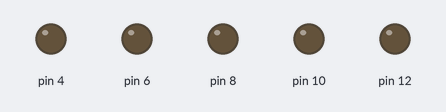
Simulated run of this sketch. Board: Arduino Uno, built with avr-gcc and run on an emulated ATmega328P. Parts: output pins drawn as LEDs (lit = HIGH). Pins used as bus, display or sensor lines are not drawn.

Above: at 0.7 s.
At 1.87 s:
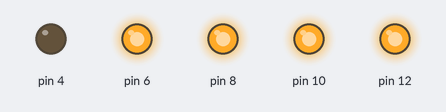
At 2.12 s:
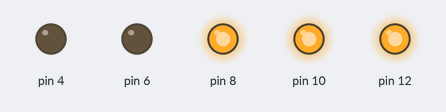
At 2.37 s:
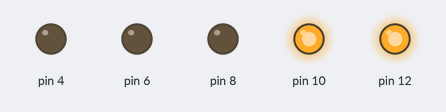
At 2.62 s:
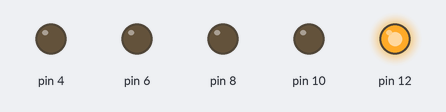
At 3.12 s:
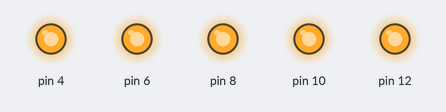
Timing chart, 0 to 3.5 s (numbered marks = the images above):
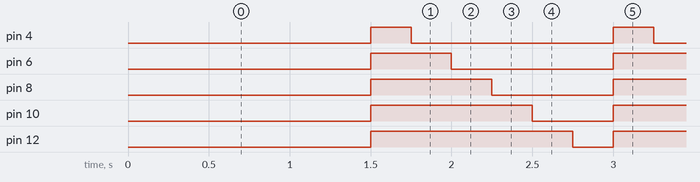

Measured:
- by itself, pin 4: alternates HIGH for 0.25 s and LOW for 1.3 s
- by itself, pin 6: alternates HIGH for 0.50 s and LOW for 1.0 s
- by itself, pin 8: alternates HIGH for 0.75 s and LOW for 0.75 s
- by itself, pin 10: alternates HIGH for 1.0 s and LOW for 0.50 s
- by itself, pin 12: alternates HIGH for 1.3 s and LOW for 0.25 s

The sketch:

5th_led_ads.ino
```cpp
int BASE = 2;
int NUM = 6;

void setup ()
{
for (int i = BASE; i <= BASE*NUM; i+=2)
  {
    pinMode (i, OUTPUT);
  }
}

void loop()
{
  for (int i = BASE; i <= BASE*NUM; i+=2)
  {
    digitalWrite (i, LOW);
    delay (250);
  }

  for (int i = BASE; i <= BASE * NUM; i+=2)
  {
    digitalWrite (i, HIGH);
  }
}
```
